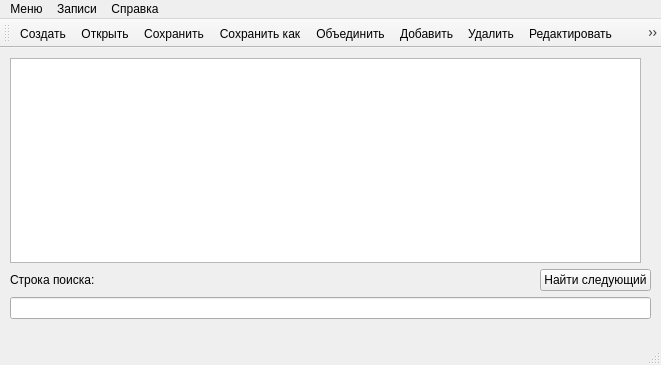
<?xml version="1.0" encoding="UTF-8"?>
<ui version="4.0">
 <class>MainWindow</class>
 <widget class="QMainWindow" name="MainWindow">
  <property name="geometry">
   <rect>
    <x>0</x>
    <y>0</y>
    <width>661</width>
    <height>365</height>
   </rect>
  </property>
  <property name="windowTitle">
   <string>MainWindow</string>
  </property>
  <widget class="QWidget" name="centralwidget">
   <widget class="QWidget" name="verticalLayoutWidget">
    <property name="geometry">
     <rect>
      <x>10</x>
      <y>10</y>
      <width>641</width>
      <height>261</height>
     </rect>
    </property>
    <layout class="QVBoxLayout" name="verticalLayout_2">
     <item>
      <widget class="QTableWidget" name="tableWidget">
       <property name="maximumSize">
        <size>
         <width>631</width>
         <height>16777215</height>
        </size>
       </property>
      </widget>
     </item>
     <item>
      <layout class="QHBoxLayout" name="horizontalLayout_2">
       <item>
        <widget class="QLabel" name="label">
         <property name="text">
          <string>Строка поиска:</string>
         </property>
        </widget>
       </item>
       <item>
        <spacer name="horizontalSpacer">
         <property name="orientation">
          <enum>Qt::Horizontal</enum>
         </property>
         <property name="sizeHint" stdset="0">
          <size>
           <width>40</width>
           <height>20</height>
          </size>
         </property>
        </spacer>
       </item>
       <item>
        <widget class="QPushButton" name="pushButton_2">
         <property name="text">
          <string>Найти следующий</string>
         </property>
        </widget>
       </item>
      </layout>
     </item>
     <item>
      <widget class="QLineEdit" name="lineEdit"/>
     </item>
    </layout>
   </widget>
  </widget>
  <widget class="QMenuBar" name="menubar">
   <property name="geometry">
    <rect>
     <x>0</x>
     <y>0</y>
     <width>661</width>
     <height>22</height>
    </rect>
   </property>
   <widget class="QMenu" name="menu">
    <property name="title">
     <string>Меню</string>
    </property>
    <addaction name="createItemAct"/>
    <addaction name="openItemAct"/>
    <addaction name="saveItemAct"/>
    <addaction name="saveAsItemAct"/>
    <addaction name="mergeAct"/>
    <addaction name="separator"/>
    <addaction name="exitAct"/>
   </widget>
   <widget class="QMenu" name="menu_2">
    <property name="title">
     <string>Справка</string>
    </property>
    <addaction name="aboutAct"/>
   </widget>
   <widget class="QMenu" name="menu_3">
    <property name="title">
     <string>Записи</string>
    </property>
    <addaction name="addItemAct"/>
    <addaction name="deleteItemAct"/>
    <addaction name="editItemAct"/>
    <addaction name="separator"/>
    <addaction name="findItemAct"/>
   </widget>
   <addaction name="menu"/>
   <addaction name="menu_3"/>
   <addaction name="menu_2"/>
  </widget>
  <widget class="QStatusBar" name="statusbar"/>
  <widget class="QToolBar" name="toolBar">
   <property name="windowTitle">
    <string>toolBar</string>
   </property>
   <property name="iconSize">
    <size>
     <width>27</width>
     <height>27</height>
    </size>
   </property>
   <attribute name="toolBarArea">
    <enum>TopToolBarArea</enum>
   </attribute>
   <attribute name="toolBarBreak">
    <bool>false</bool>
   </attribute>
   <addaction name="createItemAct"/>
   <addaction name="openItemAct"/>
   <addaction name="saveItemAct"/>
   <addaction name="saveAsItemAct"/>
   <addaction name="mergeAct"/>
   <addaction name="addItemAct"/>
   <addaction name="deleteItemAct"/>
   <addaction name="editItemAct"/>
   <addaction name="findItemAct"/>
  </widget>
  <action name="createItemAct">
   <property name="icon">
    <iconset resource="res.qrc">
     <normaloff>:/rec/img/icons8-new-file-50.png</normaloff>:/rec/img/icons8-new-file-50.png</iconset>
   </property>
   <property name="text">
    <string>Создать</string>
   </property>
   <property name="shortcut">
    <string>Ctrl+N</string>
   </property>
  </action>
  <action name="openItemAct">
   <property name="icon">
    <iconset resource="res.qrc">
     <normaloff>:/rec/img/icons8-opened-folder-50.png</normaloff>:/rec/img/icons8-opened-folder-50.png</iconset>
   </property>
   <property name="text">
    <string>Открыть</string>
   </property>
   <property name="shortcut">
    <string>Ctrl+O</string>
   </property>
  </action>
  <action name="saveItemAct">
   <property name="icon">
    <iconset resource="res.qrc">
     <normaloff>:/rec/img/icons8-save-50.png</normaloff>:/rec/img/icons8-save-50.png</iconset>
   </property>
   <property name="text">
    <string>Сохранить</string>
   </property>
   <property name="shortcut">
    <string>Ctrl+S</string>
   </property>
  </action>
  <action name="saveAsItemAct">
   <property name="icon">
    <iconset resource="res.qrc">
     <normaloff>:/rec/img/icons8-save-as-50.png</normaloff>:/rec/img/icons8-save-as-50.png</iconset>
   </property>
   <property name="text">
    <string>Сохранить как</string>
   </property>
   <property name="shortcut">
    <string>Ctrl+Alt+S</string>
   </property>
  </action>
  <action name="mergeAct">
   <property name="icon">
    <iconset resource="res.qrc">
     <normaloff>:/rec/img/icons8-merge-48.png</normaloff>:/rec/img/icons8-merge-48.png</iconset>
   </property>
   <property name="text">
    <string>Объединить</string>
   </property>
  </action>
  <action name="exitAct">
   <property name="text">
    <string>Выход</string>
   </property>
   <property name="shortcut">
    <string>Ctrl+Q</string>
   </property>
  </action>
  <action name="addItemAct">
   <property name="icon">
    <iconset resource="res.qrc">
     <normaloff>:/rec/img/icons8-add-new-50.png</normaloff>:/rec/img/icons8-add-new-50.png</iconset>
   </property>
   <property name="text">
    <string>Добавить</string>
   </property>
  </action>
  <action name="deleteItemAct">
   <property name="icon">
    <iconset resource="res.qrc">
     <normaloff>:/rec/img/icons8-remove-50.png</normaloff>:/rec/img/icons8-remove-50.png</iconset>
   </property>
   <property name="text">
    <string>Удалить</string>
   </property>
   <property name="shortcut">
    <string>Del</string>
   </property>
  </action>
  <action name="editItemAct">
   <property name="icon">
    <iconset resource="res.qrc">
     <normaloff>:/rec/img/icons8-pencil-50.png</normaloff>:/rec/img/icons8-pencil-50.png</iconset>
   </property>
   <property name="text">
    <string>Редактировать</string>
   </property>
  </action>
  <action name="aboutAct">
   <property name="text">
    <string>О программе</string>
   </property>
   <property name="shortcut">
    <string>F1</string>
   </property>
  </action>
  <action name="findItemAct">
   <property name="icon">
    <iconset resource="res.qrc">
     <normaloff>:/rec/img/icons8-search-50.png</normaloff>:/rec/img/icons8-search-50.png</iconset>
   </property>
   <property name="text">
    <string>Найти</string>
   </property>
  </action>
 </widget>
 <resources>
  <include location="res.qrc"/>
 </resources>
 <connections/>
</ui>
